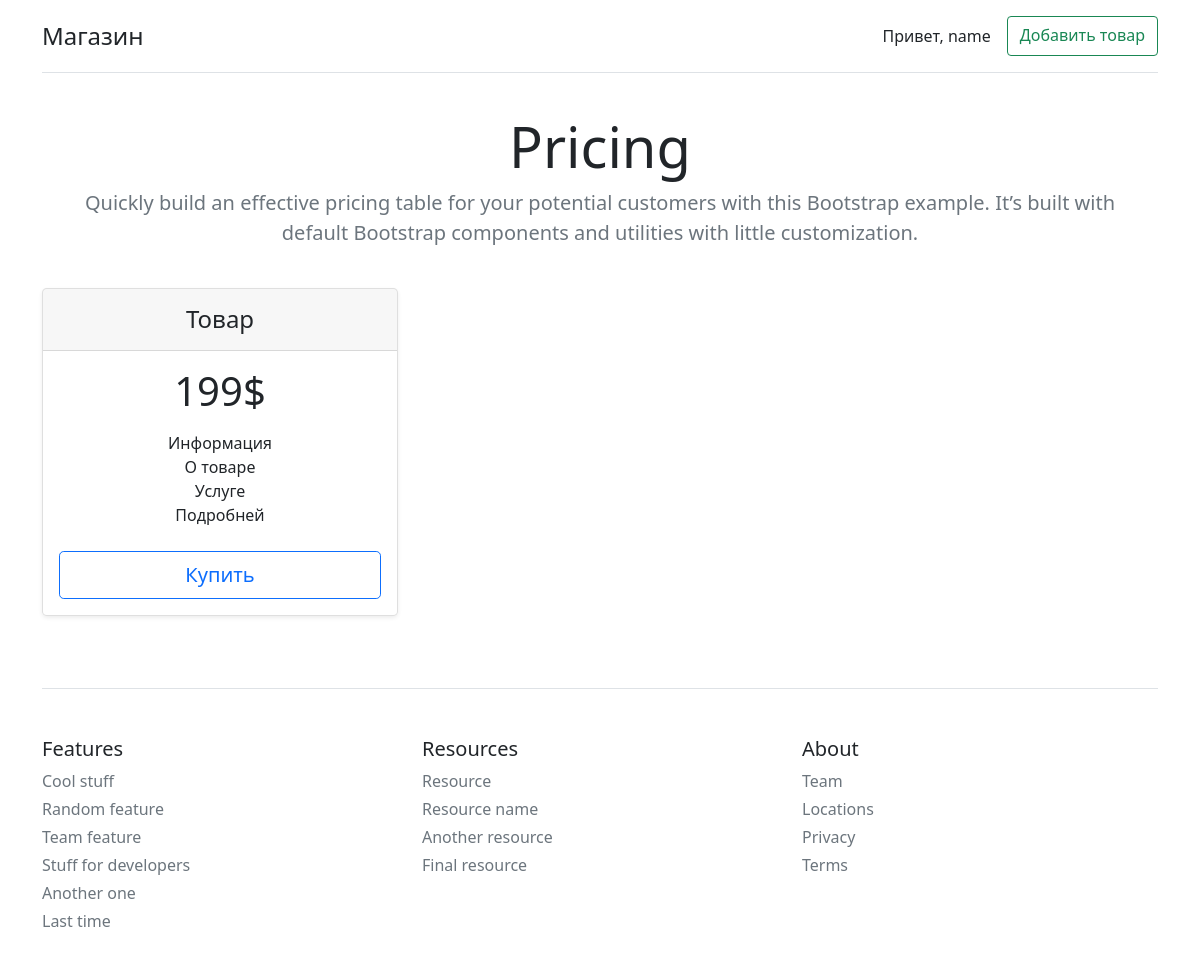
/ (signed in), run on the app's committed database.
### eshop/models.py (models this page shows, shortened)
class Main:
    def add_to(self):
        try:
            db.session.add(self)
            db.session.commit()
            return True
        except Exception as e:
            print(e)
            return False

class User(UserMixin, db.Model, Main):
    __tablename__ = 'eshop_User'
    id = db.Column(
        db.Integer,
        primary_key=True
    )
    email = db.Column(
        db.String(100),
        unique=True,
        nullable=False
    )
    username = db.Column(
        db.String(100),
        unique=True,
        nullable=False
    )
    name = db.Column(
        db.String(200)
    )
    password = db.Column(
        db.String(200),
        primary_key=False,
        unique=False,
        nullable=False
    )
    reg_date = db.Column(
        db.DateTime,
        default=datetime.utcnow
    )

class Product(db.Model, Main):
    __tablename__ = 'eshop_Product'
    id = db.Column(
        db.Integer,
        primary_key=True
    )
    title = db.Column(
        db.String(100),
        nullable=False
    )
    price = db.Column(
        db.Integer,
        nullable=False
    )
    onStorage = db.Column(
        db.Boolean,
        default=True
    )
    text = db.Column(
        db.Text,
        nullable=False
    )
    creator = db.Column(
        db.String(100),
        db.ForeignKey('eshop_User.email')
    )

### eshop/routes.py (the view)
@app.route('/')
def index():
    items = Product.query.all()
    return render_template('home/index.html', data=items, current_user=current_user)

### eshop/auth/routes.py (called while the page is built)
@login_manager.user_loader
def load_user(user_id):
    try:
        return User.query.get(user_id)
    except Exception as e:
        return None

### eshop/templates/home/index.html (shortened to what this page needs)
{% extends 'base.html' %}
{% block content %}
<main>
    <div class="pricing-header p-3 pb-md-4 mx-auto text-center">
      <h1 class="display-4 fw-normal">Pricing</h1>
      <p class="fs-5 text-muted">Quickly build an effective pricing table for your potential customers with this Bootstrap example. It’s built with default Bootstrap components and utilities with little customization.</p>
    </div>
    <div class="row row-cols-1 row-cols-md-3 mb-3 text-center">
      {% for item in data %}
        <div class="col">
        <div class="card mb-4 rounded-3 shadow-sm">
          <div class="card-header py-3">
            <h4 class="my-0 fw-normal">{{ item.title }}</h4>
          </div>
          <div class="card-body">
            <h1 class="card-title pricing-card-title">{{ item.price }}$</h1>
            <ul class="list-unstyled mt-3 mb-4">
              <li>Информация</li>
              <li>О товаре</li>
              <li>Услуге</li>
              <li>Подробней</li>
            </ul>
            <button type="button" class="w-100 btn btn-lg btn-outline-primary">Купить</button>
          </div>
        </div>
      </div>
      {% endfor %}
    </div>
  </main>
{% endblock %}

### eshop/templates/header.html
<header>
    <div class="d-flex flex-column flex-md-row align-items-center pb-3 mb-4 border-bottom">
      <a href="{{ url_for('index') }}" class="d-flex align-items-center text-dark text-decoration-none">
        <span class="fs-4">Магазин</span>
      </a>
      <nav class="d-inline-flex mt-2 mt-md-0 ms-md-auto">
        {% if not current_user.is_authenticated  %}
          <a class="me-3 py-2 text-dark text-decoration-none" href="{{ url_for('about') }}">О нас</a>
          <a class="btn btn-outline-warning" href="{{ url_for('auth_bp.login') }}">Войти</a>
        {% else %}
          <a class="me-3 py-2 text-dark text-decoration-none" href="{{ url_for('dashboard', username=current_user.username) }}">Привет, {{ current_user.name }}</a>
          <a class="btn btn-outline-success" href="{{ url_for('create') }}">Добавить товар</a>
        {% endif %}
      </nav>
    </div>
</header>

### data on the page
User: name "name"
Product: title "Товар", price "199"
